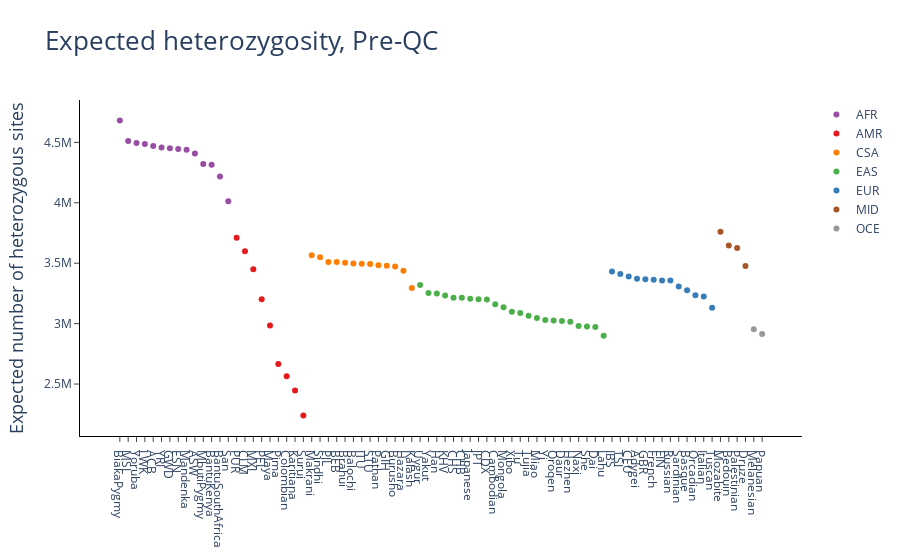
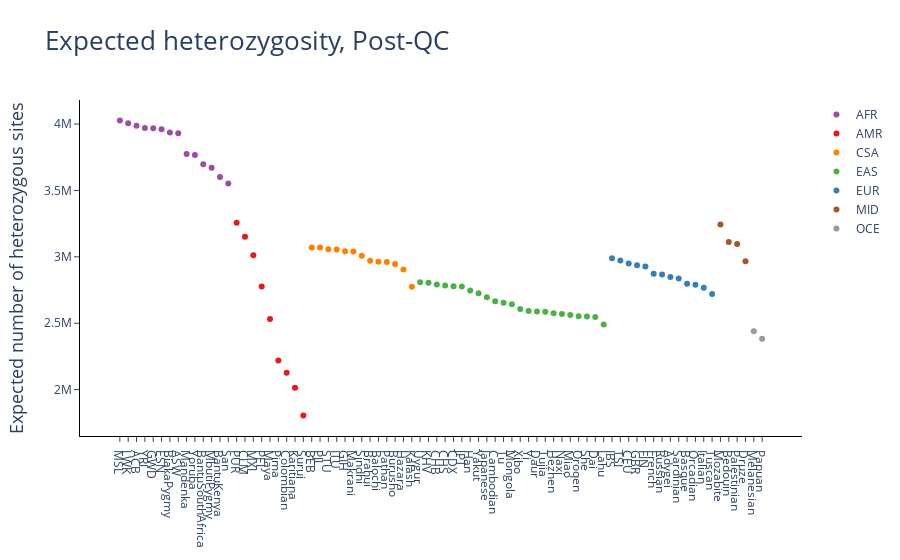

Notebook code for these charts, in order:
### Code cell
# Pre-QC
pre_exp_het = plot_exp_het(exp_het_pre_qc_cols)
pre_exp_het = pre_exp_het + ggtitle("Expected heterozygosity, Pre-QC")
pre_exp_het.show()

# Post-QC
post_exp_het = plot_exp_het(exp_het_post_qc_cols)
post_exp_het = post_exp_het + ggtitle("Expected heterozygosity, Post-QC")
post_exp_het.show()

### Figure 1 — Plotly figure (JSON) as saved in the notebook; plotly's stock layout.template omitted (floating-point values rounded to 4 significant figures)
{"data": [{"marker": {"color": "#984EA3", "symbol": "circle"}, "mode": "markers", "name": "AFR", "showlegend": true, "type": "scatter", "x": ["BiakaPygmy", "MSL", "Yoruba", "LWK", "ACB", "YRI", "GWD", "ESN", "Mandenka", "ASW", "MbutiPygmy", "BantuKenya", "BantuSouthAfrica", "San"], "xaxis": "x", "y": [4681000.0, 4512000.0, 4494000.0, 4487000.0, 4470000.0, 4457000.0, 4453000.0, 4445000.0, 4439000.0, 4408000.0, 4321000.0, 4314000.0, 4218000.0, 4012000.0], "yaxis": "y"}, {"marker": {"color": "#E41A1C", "symbol": "circle"}, "mode": "markers", "name": "AMR", "showlegend": true, "type": "scatter", "x": ["PUR", "CLM", "MXL", "PEL", "Maya", "Pima", "Colombian", "Karitiana", "Surui"], "xaxis": "x", "y": [3711000.0, 3598000.0, 3451000.0, 3203000.0, 2984000.0, 2665000.0, 2565000.0, 2447000.0, 2240000.0], "yaxis": "y"}, {"marker": {"color": "#FF7F00", "symbol": "circle"}, "mode": "markers", "name": "CSA", "showlegend": true, "type": "scatter", "x": ["Makrani", "Sindhi", "PJL", "BEB", "Brahui", "Balochi", "ITU", "STU", "Pathan", "GIH", "Burusho", "Hazara", "Kalash"], "xaxis": "x", "y": [3566000.0, 3550000.0, 3511000.0, 3511000.0, 3503000.0, 3497000.0, 3495000.0, 3494000.0, 3483000.0, 3479000.0, 3472000.0, 3437000.0, 3295000.0], "yaxis": "y"}, {"marker": {"color": "#4DAF4A", "symbol": "circle"}, "mode": "markers", "name": "EAS", "showlegend": true, "type": "scatter", "x": ["Uygur", "Yakut", "Han", "KHV", "CHS", "CHB", "Japanese", "JPT", "CDX", "Cambodian", "Mongola", "Xibo", "Tu", "Tujia", "Miao", "Yi", "Oroqen", "Daur", "Hezhen", "Naxi", "She", "Dai", "Lahu"], "xaxis": "x", "y": [3320000.0, 3253000.0, 3249000.0, 3232000.0, 3214000.0, 3213000.0, 3206000.0, 3203000.0, 3201000.0, 3160000.0, 3137000.0, 3099000.0, 3089000.0, 3066000.0, 3047000.0, 3029000.0, 3026000.0, 3022000.0, 3016000.0, 2980000.0, 2977000.0, 2972000.0, 2901000.0], "yaxis": "y"}, {"marker": {"color": "#377EB8", "symbol": "circle"}, "mode": "markers", "name": "EUR", "showlegend": true, "type": "scatter", "x": ["IBS", "TSI", "CEU", "Adygei", "GBR", "French", "FIN", "Russian", "Sardinian", "Basque", "Orcadian", "Italian", "Tuscan"], "xaxis": "x", "y": [3432000.0, 3410000.0, 3390000.0, 3371000.0, 3368000.0, 3364000.0, 3357000.0, 3357000.0, 3307000.0, 3276000.0, 3234000.0, 3226000.0, 3132000.0], "yaxis": "y"}, {"marker": {"color": "#A65628", "symbol": "circle"}, "mode": "markers", "name": "MID", "showlegend": true, "type": "scatter", "x": ["Mozabite", "Bedouin", "Palestinian", "Druze"], "xaxis": "x", "y": [3761000.0, 3646000.0, 3625000.0, 3477000.0], "yaxis": "y"}, {"marker": {"color": "#999999", "symbol": "circle"}, "mode": "markers", "name": "OCE", "showlegend": true, "type": "scatter", "x": ["Melanesian", "Papuan"], "xaxis": "x", "y": [2954000.0, 2915000.0], "yaxis": "y"}], "layout": {"font": {"family": "Arial, \"Open Sans\", verdana, sans-serif"}, "plot_bgcolor": "white", "title": {"font": {"size": 26}, "text": "Expected heterozygosity, Pre-QC"}, "xaxis": {"anchor": "y", "domain": [0, 1], "linecolor": "black", "showticklabels": true, "ticks": "outside", "tickvals": [0, 1, 2, 3, 4, 5, 6, 7, 8, 9, 10, 11, 12, 13, 14, 15, 16, 17, 18, 19, 20, 21, 22, 23, 24, 25, 26, 27, 28, 29, 30, 31, 32, 33, 34, 35, 36, 37, 38, 39, 40, 41, 42, 43, 44, 45, 46, 47, 48, 49, 50, 51, 52, 53, 54, 55, 56, 57, 58, 59, 60, 61, 62, 63, 64, 65, 66, 67, 68, 69, 70, 71, 72, 73, 74, 75, 76, 77], "title": {"font": {"size": 18}}}, "xaxis2": {"linecolor": "black", "showticklabels": true}, "yaxis": {"anchor": "x", "domain": [0, 1], "linecolor": "black", "showticklabels": true, "ticks": "outside", "title": {"font": {"size": 18}, "text": "Expected number of heterozygous sites"}}, "yaxis2": {"linecolor": "black", "showticklabels": true}}}

### Figure 2 — Plotly figure (JSON) as saved in the notebook; plotly's stock layout.template omitted (floating-point values rounded to 4 significant figures)
{"data": [{"marker": {"color": "#984EA3", "symbol": "circle"}, "mode": "markers", "name": "AFR", "showlegend": true, "type": "scatter", "x": ["MSL", "LWK", "ACB", "YRI", "GWD", "ESN", "BiakaPygmy", "ASW", "Mandenka", "Yoruba", "BantuSouthAfrica", "MbutiPygmy", "BantuKenya", "San"], "xaxis": "x", "y": [4026000.0, 4005000.0, 3987000.0, 3970000.0, 3968000.0, 3961000.0, 3937000.0, 3931000.0, 3775000.0, 3766000.0, 3697000.0, 3670000.0, 3601000.0, 3553000.0], "yaxis": "y"}, {"marker": {"color": "#E41A1C", "symbol": "circle"}, "mode": "markers", "name": "AMR", "showlegend": true, "type": "scatter", "x": ["PUR", "CLM", "MXL", "PEL", "Maya", "Pima", "Colombian", "Karitiana", "Surui"], "xaxis": "x", "y": [3257000.0, 3151000.0, 3013000.0, 2777000.0, 2532000.0, 2219000.0, 2126000.0, 2015000.0, 1805000.0], "yaxis": "y"}, {"marker": {"color": "#FF7F00", "symbol": "circle"}, "mode": "markers", "name": "CSA", "showlegend": true, "type": "scatter", "x": ["BEB", "PJL", "STU", "ITU", "GIH", "Makrani", "Sindhi", "Brahui", "Balochi", "Pathan", "Burusho", "Hazara", "Kalash"], "xaxis": "x", "y": [3070000.0, 3069000.0, 3057000.0, 3055000.0, 3043000.0, 3039000.0, 3009000.0, 2970000.0, 2962000.0, 2960000.0, 2946000.0, 2904000.0, 2775000.0], "yaxis": "y"}, {"marker": {"color": "#4DAF4A", "symbol": "circle"}, "mode": "markers", "name": "EAS", "showlegend": true, "type": "scatter", "x": ["Uygur", "KHV", "CHB", "CHS", "CDX", "JPT", "Han", "Yakut", "Japanese", "Cambodian", "Tu", "Mongola", "Xibo", "Yi", "Daur", "Tujia", "Hezhen", "Naxi", "Miao", "Oroqen", "She", "Dai", "Lahu"], "xaxis": "x", "y": [2808000.0, 2805000.0, 2792000.0, 2784000.0, 2779000.0, 2776000.0, 2746000.0, 2725000.0, 2696000.0, 2666000.0, 2655000.0, 2644000.0, 2607000.0, 2592000.0, 2588000.0, 2586000.0, 2574000.0, 2569000.0, 2562000.0, 2552000.0, 2550000.0, 2547000.0, 2489000.0], "yaxis": "y"}, {"marker": {"color": "#377EB8", "symbol": "circle"}, "mode": "markers", "name": "EUR", "showlegend": true, "type": "scatter", "x": ["IBS", "TSI", "CEU", "GBR", "FIN", "French", "Russian", "Adygei", "Sardinian", "Basque", "Orcadian", "Italian", "Tuscan"], "xaxis": "x", "y": [2989000.0, 2973000.0, 2950000.0, 2937000.0, 2926000.0, 2873000.0, 2868000.0, 2849000.0, 2837000.0, 2798000.0, 2790000.0, 2767000.0, 2721000.0], "yaxis": "y"}, {"marker": {"color": "#A65628", "symbol": "circle"}, "mode": "markers", "name": "MID", "showlegend": true, "type": "scatter", "x": ["Mozabite", "Bedouin", "Palestinian", "Druze"], "xaxis": "x", "y": [3244000.0, 3111000.0, 3096000.0, 2966000.0], "yaxis": "y"}, {"marker": {"color": "#999999", "symbol": "circle"}, "mode": "markers", "name": "OCE", "showlegend": true, "type": "scatter", "x": ["Melanesian", "Papuan"], "xaxis": "x", "y": [2440000.0, 2384000.0], "yaxis": "y"}], "layout": {"font": {"family": "Arial, \"Open Sans\", verdana, sans-serif"}, "plot_bgcolor": "white", "title": {"font": {"size": 26}, "text": "Expected heterozygosity, Post-QC"}, "xaxis": {"anchor": "y", "domain": [0, 1], "linecolor": "black", "showticklabels": true, "ticks": "outside", "tickvals": [0, 1, 2, 3, 4, 5, 6, 7, 8, 9, 10, 11, 12, 13, 14, 15, 16, 17, 18, 19, 20, 21, 22, 23, 24, 25, 26, 27, 28, 29, 30, 31, 32, 33, 34, 35, 36, 37, 38, 39, 40, 41, 42, 43, 44, 45, 46, 47, 48, 49, 50, 51, 52, 53, 54, 55, 56, 57, 58, 59, 60, 61, 62, 63, 64, 65, 66, 67, 68, 69, 70, 71, 72, 73, 74, 75, 76, 77], "title": {"font": {"size": 18}}}, "xaxis2": {"linecolor": "black", "showticklabels": true}, "yaxis": {"anchor": "x", "domain": [0, 1], "linecolor": "black", "showticklabels": true, "ticks": "outside", "title": {"font": {"size": 18}, "text": "Expected number of heterozygous sites"}}, "yaxis2": {"linecolor": "black", "showticklabels": true}}}
